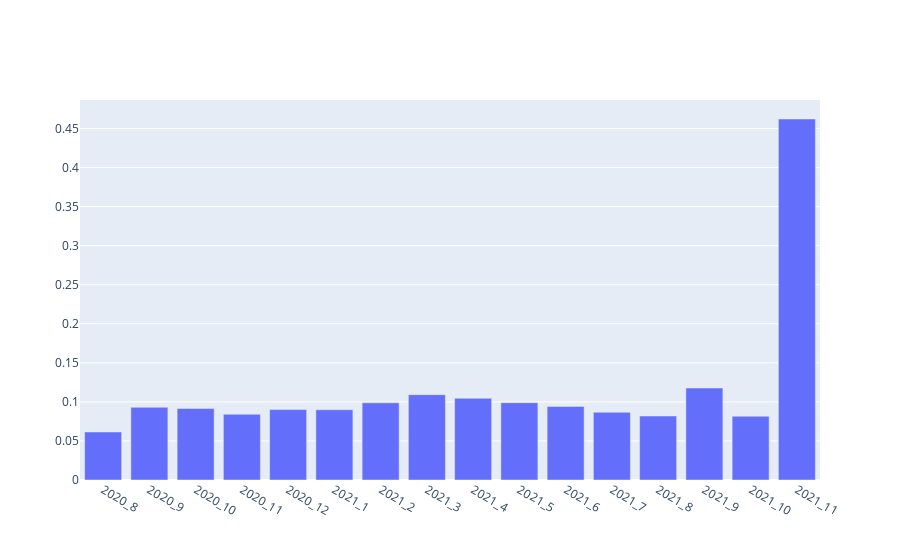

Source (notebook cell):
### Code cell
fig = go.Figure()
fig.add_trace(go.Bar(
    x=grp_monthly_df["year_month"], y=grp_monthly_df["Conversion Rate"],
))
fig.show()

### Figure 1 — Plotly figure (JSON) as saved in the notebook; plotly's stock layout.template omitted (floating-point values rounded to 4 significant figures)
{"data": [{"type": "bar", "x": ["2020_8", "2020_9", "2020_10", "2020_11", "2020_12", "2021_1", "2021_2", "2021_3", "2021_4", "2021_5", "2021_6", "2021_7", "2021_8", "2021_9", "2021_10", "2021_11"], "y": [0.06147, 0.09309, 0.09155, 0.08414, 0.09009, 0.08991, 0.09876, 0.1092, 0.1046, 0.09902, 0.09418, 0.08674, 0.08192, 0.1177, 0.08155, 0.4621]}], "layout": {}}
